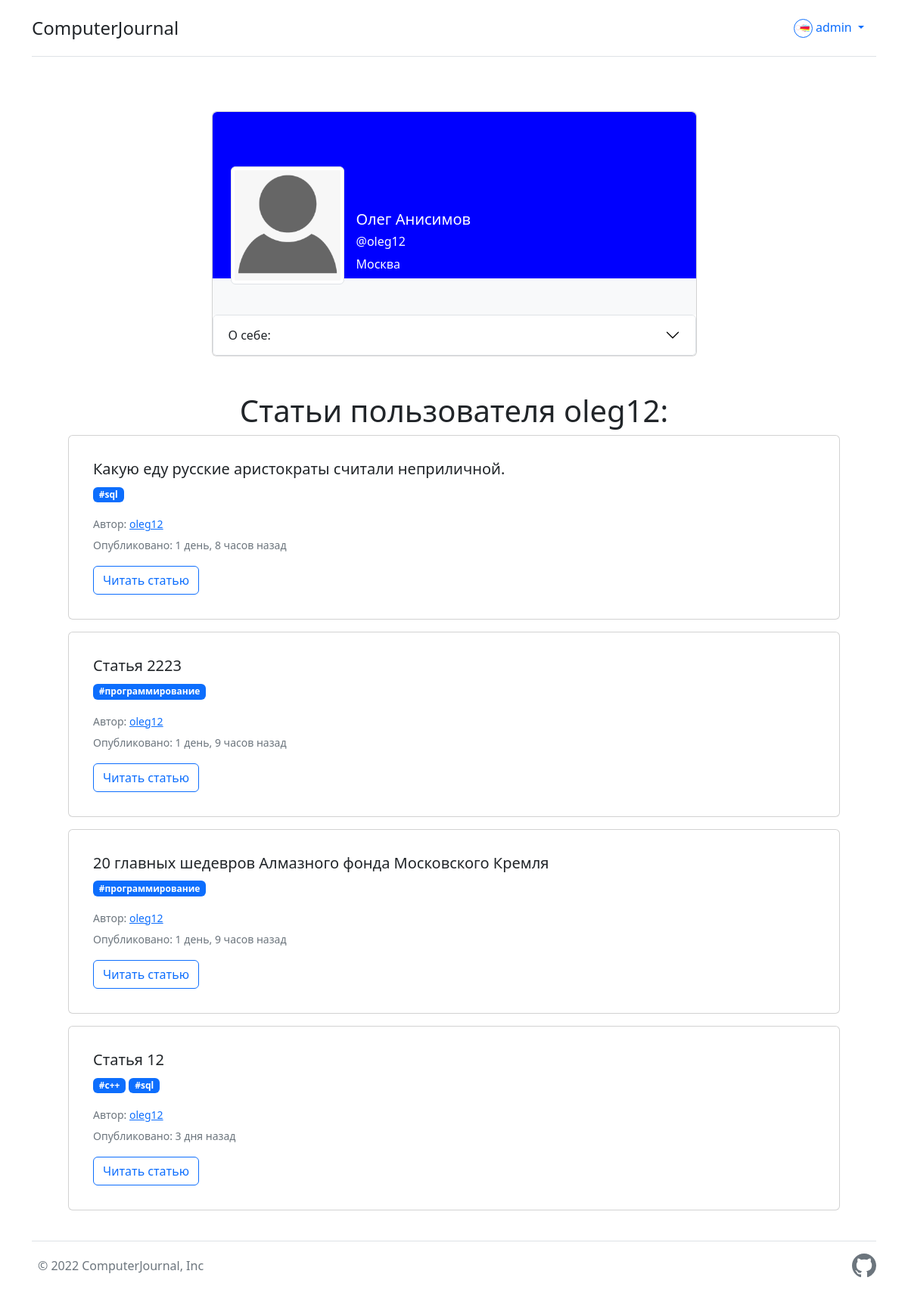
The app's page /profile/2/ (signed in) with its own data.
### blog/models.py (models this page shows, shortened)
class Profile(models.Model):
    user = models.OneToOneField(User, on_delete=models.CASCADE)
    photo = models.ImageField(upload_to='images/profile/%Y/%M/%D', blank=True)
    bio = models.TextField(max_length=500, blank=True)
    location = models.CharField(max_length=30, blank=True)
    birth_date = models.DateField(null=True, blank=True)

class Articles(models.Model):
    title = models.CharField(max_length=200, default="Enter the name please", verbose_name="Заголовок")
    owner = models.ForeignKey(User, on_delete=models.SET_NULL, null=True, verbose_name="Владелец", max_length=200, default=1)
    article_text = models.TextField(blank=True, verbose_name="Текст статьи")
    slug_name = models.SlugField(max_length=200, db_index=True)
    date_of_publishing = models.DateTimeField(auto_now_add=True, verbose_name="Дата публикации")
    is_published = models.BooleanField(default=True, verbose_name="Опубликовано?")
    tags = models.ManyToManyField(Tag, help_text="Выберете тематику статьи", verbose_name="Теги")
    class Meta:
        verbose_name = "Статья"
        verbose_name_plural = "Статьи"
    def get_absolute_url(self):
        return reverse('article', kwargs={'slug_name': self.slug_name})

class Tag(models.Model):
    name = models.CharField(max_length=200)
    def get_absolute_url(self):
        return reverse('tag', kwargs={"tag_id": self.pk})
    def __str__(self):
        return self.name

### blog/views.py (the view)
# urls.py: path('profile/<int:user_id>/', update_profile, name='profile'),
@login_required
@transaction.atomic
def update_profile(request, user_id):
    name1 = get_object_or_404(User, id=user_id)
    profile1 = get_object_or_404(Profile, user=name1)
    article_1 = Articles.objects.filter(owner=name1).order_by("-date_of_publishing")
    if request.method == 'POST':
        user_form = UserForm(request.POST, instance=name1)
        profile_form = ProfileForm(request.POST, request.FILES, instance=profile1)
        if user_form.is_valid() and profile_form.is_valid():
            user_form.save()
            profile_form.save()
            messages.success(request, 'Ваш профиль был успешно обновлен!')
            return redirect('profile', user_id=request.user.id)
        else:
            messages.error(request, 'Пожалуйста, исправьте ошибки.')
    else:
        user_form = UserForm(instance=name1)
        profile_form = ProfileForm(instance=profile1)
    return render(request, 'blog/profile.html', {
        'user_form': user_form,
        'profile_form': profile_form,
        'articles': article_1,
        'title': "Профиль"
    })

### blog/templates/blog/profile.html (shortened to what this page needs)
{% extends "blog/base_generic.html" %}
{% block content %}
    <div class="container py-5 h-100">
        <div class="row d-flex justify-content-center align-items-center h-100">
            <div class="col col-lg-9 col-xl-7">
                <div class="card">
                    <div class="rounded-top text-white d-flex flex-row" style="background-color: blue; height:220px;">
                        <div class="ms-4 mt-5 d-flex flex-column" style="width: 150px;">
                            {% if profile_form.initial.photo %}
                                <img src="{{ profile_form.initial.photo.url }}"
                                     alt="Generic placeholder image" class="img-fluid img-thumbnail mt-4 mb-2"
                                     style="width: 150px; z-index: 1">
                            {% else %}
                                {% load static %}
                                <img src="{% static 'images/profile/user.png' %}"
                                     alt="Generic placeholder image" class="img-fluid img-thumbnail mt-4 mb-2"
                                     style="width: 150px; z-index: 1">
                            {% endif %}
                        </div>
                        <div class="ms-3" style="margin-top: 130px;">
                            <h5>{{ user_form.initial.first_name }} {{ user_form.initial.last_name }}</h5>
                            <h6>@{{ user_form.initial.username }}</h6>
                            <p>{{ profile_form.initial.location }}</p>
                        </div>
                    </div>
                    {% if user.username == user_form.initial.username %}
                    <div class="p-4 text-black" style="background-color: #f8f9fa; height: 80px"></div>
                    {% else %}
                        <div class="p-4 text-black" style="background-color: #f8f9fa; height: 30px"></div>
                    {% endif %}
                    <div class="accordion" id="accordionExample">
                        <div class="accordion-item">
                            <h2 class="accordion-header" id="headingTwo">
                                <button class="accordion-button collapsed" type="button" data-bs-toggle="collapse"
                                        data-bs-target="#collapseTwo" aria-expanded="false" aria-controls="collapseTwo">
                                    О себе:
                                </button>
                            </h2>
                        </div>
                    </div>
                </div>
            </div>
        </div>
    </div>
  <h1 class="text-center">Статьи пользователя {{ user_form.initial.username }}:</h1>
    {% include "blog/_throw_articles.html" %}
{% endblock %}

### blog/templates/blog/base_generic.html (shortened to what this page needs)
<!DOCTYPE html>
<html lang="ru">
<head>
    <link href="https://cdn.jsdelivr.net/npm/bootstrap@5.2.0-beta1/dist/css/bootstrap.min.css" rel="stylesheet"
>
</head>
<body>
<div class="container">
    <header class="d-flex flex-wrap justify-content-center py-3 mb-4 border-bottom">
        <a href="/" class="d-flex align-items-center mb-3 mb-md-0 me-md-auto text-dark text-decoration-none">
            <span class="fs-4">ComputerJournal</span>
        </a>
        <ul class="nav nav-pills">
            {% if request.user.is_authenticated %}
                <li class="nav-item dropdown">
                    <a class="nav-link dropdown-toggle m-6" href="#" id="navbarDropdown" role="button"
                       data-bs-toggle="dropdown" aria-expanded="false">
                        {% if user.profile.photo %}
                            <img class="rounded-circle border border-primary" height=25 width=25
                                 src="{{ user.profile.photo.url }}" height=100 width=100>
                        {% else %}
                            {% load static %}
                        {% endif %}
                        {{ user.username }}
                    </a>
                </li>
            {% else %}
                <li class="nav-item"><a href="{% url 'authorization' %}" class="nav-link">Войти</a></li>
            {% endif %}
        </ul>
    </header>
</div>
{% block content %}{% endblock %}
<div class="container">
    <footer class="d-flex flex-wrap justify-content-between align-items-center py-3 my-4 border-top">
        <div class="col-md-4 d-flex align-items-center">
            <span class="mb-3 mb-md-0 text-muted">&copy; 2022 ComputerJournal, Inc</span>
        </div>
        <ul class="nav col-md-4 justify-content-end list-unstyled d-flex">
            <li class="ms-3">
                <a class="text-muted" href="https://github.com/bogdanpashtet/blog_django">
                </a>
            </li>
        </ul>
    </footer>
</div>
</body>
</html>

### blog/templates/blog/_throw_articles.html (shortened to what this page needs)
{% for item in articles %}
    <div class="container d-flex justify-content-center align-baseline">
        <div class="card d-flex mb-3 mx-5 w-100 p-3">
            <div class="card-body">
                <h5 class="card-title">{{ item.title }}</h5>
                <p class="card-text">
                    {% for tag in item.tags.all %}
                        <span class="badge text-bg-primary"><a href="{{ tag.get_absolute_url }}" class="nav-link active"
                                                               aria-current="page">{{ tag }}</a></span>
                    {% endfor %}
                </p>
                <p class="card-text mb-1"><small class="text-muted">Автор: <a
                        href="{% url 'profile' user_id=item.owner_id %}">{{ item.owner }}</a></small></p>
                <p class="card-text mt-1"><small
                        class="text-muted">Опубликовано: {{ item.date_of_publishing| timesince }} назад</small></p>
                <button type="button" class="btn btn-outline-primary"><a href="{{ item.get_absolute_url }}"
                                                                         class="nav-link active" aria-current="page">Читать
                    статью</a></button>
            </div>
        </div>
    </div>
{% endfor %}

### records on screen
Profile: initial.location "Москва"
Articles: title "Какую еду русские аристократы считали неприличной.", owner "oleg12", date_of_publishing "1 день, 8 часов"
Tag: name "#sql"
Articles: title "Статья 2223", owner "oleg12", date_of_publishing "1 день, 9 часов"
Tag: name "#программирование"
Articles: title "20 главных шедевров Алмазного фонда Московского Кремля", owner "oleg12", date_of_publishing "1 день, 9 часов"
Articles: title "Статья 12", owner "oleg12", date_of_publishing "3 дня"
Tag: name "#с++"

### other values on screen
{{ user.username }} "admin"
{{ user_form.initial.first_name }} "Олег"
{{ user_form.initial.last_name }} "Анисимов"
{{ user_form.initial.username }} "oleg12"
